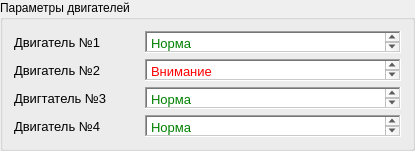
               <widget class="QGroupBox" name="groupBox_6">
                <property name="maximumSize">
                 <size>
                  <width>16777215</width>
                  <height>185</height>
                 </size>
                </property>
                <property name="title">
                 <string>Параметры двигателей</string>
                </property>
                <layout class="QHBoxLayout" name="horizontalLayout_28">
                 <item>
                  <layout class="QVBoxLayout" name="verticalLayout_21">
                   <item>
                    <layout class="QHBoxLayout" name="horizontalLayout_21">
                     <item>
                      <widget class="QLabel" name="label_11">
                       <property name="sizePolicy">
                        <sizepolicy hsizetype="Maximum" vsizetype="Preferred">
                         <horstretch>0</horstretch>
                         <verstretch>0</verstretch>
                        </sizepolicy>
                       </property>
                       <property name="minimumSize">
                        <size>
                         <width>125</width>
                         <height>0</height>
                        </size>
                       </property>
                       <property name="font">
                        <font>
                         <pointsize>10</pointsize>
                        </font>
                       </property>
                       <property name="text">
                        <string>Двигатель №1</string>
                       </property>
                      </widget>
                     </item>
                     <item>
                      <widget class="QTextEdit" name="textEdit_7">
                       <property name="sizePolicy">
                        <sizepolicy hsizetype="Expanding" vsizetype="Fixed">
                         <horstretch>0</horstretch>
                         <verstretch>0</verstretch>
                        </sizepolicy>
                       </property>
                       <property name="maximumSize">
                        <size>
                         <width>16777215</width>
                         <height>22</height>
                        </size>
                       </property>
                       <property name="frameShape">
                        <enum>QFrame::WinPanel</enum>
                       </property>
                       <property name="html">
                        <string>&lt;!DOCTYPE HTML PUBLIC &quot;-//W3C//DTD HTML 4.0//EN&quot; &quot;http://www.w3.org/TR/REC-html40/strict.dtd&quot;&gt;
&lt;html&gt;&lt;head&gt;&lt;meta name=&quot;qrichtext&quot; content=&quot;1&quot; /&gt;&lt;meta charset=&quot;utf-8&quot; /&gt;&lt;style type=&quot;text/css&quot;&gt;
p, li { white-space: pre-wrap; }
hr { height: 1px; border-width: 0; }
li.unchecked::marker { content: &quot;\2610&quot;; }
li.checked::marker { content: &quot;\2612&quot;; }
&lt;/style&gt;&lt;/head&gt;&lt;body style=&quot; font-family:'.AppleSystemUIFont'; font-size:13pt; font-weight:400; font-style:normal;&quot;&gt;
&lt;p style=&quot; margin-top:0px; margin-bottom:0px; margin-left:0px; margin-right:0px; -qt-block-indent:0; text-indent:0px;&quot;&gt;&lt;span style=&quot; font-size:10pt; color:#008000;&quot;&gt;Норма&lt;/span&gt;&lt;/p&gt;&lt;/body&gt;&lt;/html&gt;</string>
                       </property>
                      </widget>
                     </item>
                    </layout>
                   </item>
                   <item>
                    <layout class="QHBoxLayout" name="horizontalLayout_23">
                     <item>
                      <widget class="QLabel" name="label_18">
                       <property name="sizePolicy">
                        <sizepolicy hsizetype="Maximum" vsizetype="Preferred">
                         <horstretch>0</horstretch>
                         <verstretch>0</verstretch>
                        </sizepolicy>
                       </property>
                       <property name="minimumSize">
                        <size>
                         <width>125</width>
                         <height>0</height>
                        </size>
                       </property>
                       <property name="font">
                        <font>
                         <pointsize>10</pointsize>
                        </font>
                       </property>
                       <property name="text">
                        <string>Двигатель №2</string>
                       </property>
                      </widget>
                     </item>
                     <item>
                      <widget class="QTextEdit" name="textEdit_8">
                       <property name="maximumSize">
                        <size>
                         <width>16777215</width>
                         <height>22</height>
                        </size>
                       </property>
                       <property name="frameShape">
                        <enum>QFrame::WinPanel</enum>
                       </property>
                       <property name="html">
                        <string>&lt;!DOCTYPE HTML PUBLIC &quot;-//W3C//DTD HTML 4.0//EN&quot; &quot;http://www.w3.org/TR/REC-html40/strict.dtd&quot;&gt;
&lt;html&gt;&lt;head&gt;&lt;meta name=&quot;qrichtext&quot; content=&quot;1&quot; /&gt;&lt;meta charset=&quot;utf-8&quot; /&gt;&lt;style type=&quot;text/css&quot;&gt;
p, li { white-space: pre-wrap; }
hr { height: 1px; border-width: 0; }
li.unchecked::marker { content: &quot;\2610&quot;; }
li.checked::marker { content: &quot;\2612&quot;; }
&lt;/style&gt;&lt;/head&gt;&lt;body style=&quot; font-family:'.AppleSystemUIFont'; font-size:13pt; font-weight:400; font-style:normal;&quot;&gt;
&lt;p style=&quot; margin-top:0px; margin-bottom:0px; margin-left:0px; margin-right:0px; -qt-block-indent:0; text-indent:0px;&quot;&gt;&lt;span style=&quot; font-size:10pt; color:#ff0000;&quot;&gt;Внимание&lt;/span&gt;&lt;/p&gt;&lt;/body&gt;&lt;/html&gt;</string>
                       </property>
                      </widget>
                     </item>
                    </layout>
                   </item>
                   <item>
                    <layout class="QHBoxLayout" name="horizontalLayout_24">
                     <item>
                      <widget class="QLabel" name="label_19">
                       <property name="sizePolicy">
                        <sizepolicy hsizetype="Maximum" vsizetype="Preferred">
                         <horstretch>0</horstretch>
                         <verstretch>0</verstretch>
                        </sizepolicy>
                       </property>
                       <property name="minimumSize">
                        <size>
                         <width>125</width>
                         <height>0</height>
                        </size>
                       </property>
                       <property name="font">
                        <font>
                         <pointsize>10</pointsize>
                        </font>
                       </property>
                       <property name="text">
                        <string>Двигтатель №3</string>
                       </property>
                      </widget>
                     </item>
                     <item>
                      <widget class="QTextEdit" name="textEdit_9">
                       <property name="maximumSize">
                        <size>
                         <width>16777215</width>
                         <height>22</height>
                        </size>
                       </property>
                       <property name="frameShape">
                        <enum>QFrame::WinPanel</enum>
                       </property>
                       <property name="html">
                        <string>&lt;!DOCTYPE HTML PUBLIC &quot;-//W3C//DTD HTML 4.0//EN&quot; &quot;http://www.w3.org/TR/REC-html40/strict.dtd&quot;&gt;
&lt;html&gt;&lt;head&gt;&lt;meta name=&quot;qrichtext&quot; content=&quot;1&quot; /&gt;&lt;meta charset=&quot;utf-8&quot; /&gt;&lt;style type=&quot;text/css&quot;&gt;
p, li { white-space: pre-wrap; }
hr { height: 1px; border-width: 0; }
li.unchecked::marker { content: &quot;\2610&quot;; }
li.checked::marker { content: &quot;\2612&quot;; }
&lt;/style&gt;&lt;/head&gt;&lt;body style=&quot; font-family:'.AppleSystemUIFont'; font-size:13pt; font-weight:400; font-style:normal;&quot;&gt;
&lt;p style=&quot; margin-top:0px; margin-bottom:0px; margin-left:0px; margin-right:0px; -qt-block-indent:0; text-indent:0px;&quot;&gt;&lt;span style=&quot; font-size:10pt; color:#008000;&quot;&gt;Норма&lt;/span&gt;&lt;/p&gt;&lt;/body&gt;&lt;/html&gt;</string>
                       </property>
                      </widget>
                     </item>
                    </layout>
                   </item>
                   <item>
                    <layout class="QHBoxLayout" name="horizontalLayout_25">
                     <item>
                      <widget class="QLabel" name="label_20">
                       <property name="sizePolicy">
                        <sizepolicy hsizetype="Maximum" vsizetype="Preferred">
                         <horstretch>0</horstretch>
                         <verstretch>0</verstretch>
                        </sizepolicy>
                       </property>
                       <property name="minimumSize">
                        <size>
                         <width>125</width>
                         <height>0</height>
                        </size>
                       </property>
                       <property name="font">
                        <font>
                         <pointsize>10</pointsize>
                        </font>
                       </property>
                       <property name="text">
                        <string>Двигатель №4</string>
                       </property>
                      </widget>
                     </item>
                     <item>
                      <widget class="QTextEdit" name="textEdit_10">
                       <property name="maximumSize">
                        <size>
                         <width>16777215</width>
                         <height>22</height>
                        </size>
                       </property>
                       <property name="frameShape">
                        <enum>QFrame::WinPanel</enum>
                       </property>
                       <property name="html">
                        <string>&lt;!DOCTYPE HTML PUBLIC &quot;-//W3C//DTD HTML 4.0//EN&quot; &quot;http://www.w3.org/TR/REC-html40/strict.dtd&quot;&gt;
&lt;html&gt;&lt;head&gt;&lt;meta name=&quot;qrichtext&quot; content=&quot;1&quot; /&gt;&lt;meta charset=&quot;utf-8&quot; /&gt;&lt;style type=&quot;text/css&quot;&gt;
p, li { white-space: pre-wrap; }
hr { height: 1px; border-width: 0; }
li.unchecked::marker { content: &quot;\2610&quot;; }
li.checked::marker { content: &quot;\2612&quot;; }
&lt;/style&gt;&lt;/head&gt;&lt;body style=&quot; font-family:'.AppleSystemUIFont'; font-size:13pt; font-weight:400; font-style:normal;&quot;&gt;
&lt;p style=&quot; margin-top:0px; margin-bottom:0px; margin-left:0px; margin-right:0px; -qt-block-indent:0; text-indent:0px;&quot;&gt;&lt;span style=&quot; font-size:10pt; color:#008000;&quot;&gt;Норма&lt;/span&gt;&lt;/p&gt;&lt;/body&gt;&lt;/html&gt;</string>
                       </property>
                      </widget>
                     </item>
                    </layout>
                   </item>
                  </layout>
                 </item>
                </layout>
               </widget>
